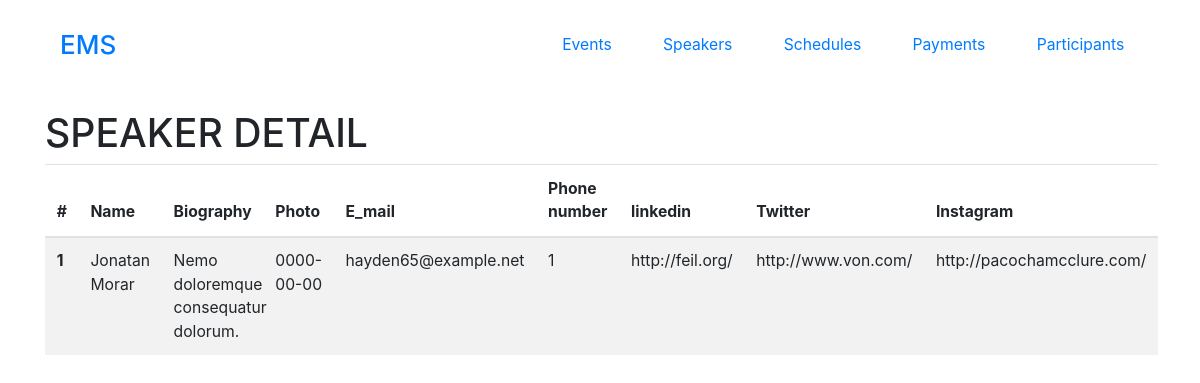
The page /speakers/Jonatan Morar/ on the database its author committed.
### speaker/models.py (models this page shows, shortened)
class Speaker(models.Model):
    name = models.CharField(max_length=150)
    biography = models.TextField()
    photo = models.ImageField(upload_to='speaker/logo/', blank=True)
    email = models.EmailField()
    phone_number = models.CharField(max_length=20)
    linkedin = models.URLField(blank=True, null=True)
    twitter = models.URLField(blank=True, null=True)
    instagram = models.URLField(blank=True, null=True)

### speaker/views.py (the view)
# urls.py: path('<str:name>/', views.speaker_detail, name='')
def speaker_detail( request, name):
        speaker = Speaker.objects.get(name=name)
        return render(request, 'speaker/speakerdetail.html', {'speaker': speaker})

### templates/speaker/speakerdetail.html (shortened to what this page needs)
{% extends 'base.html' %}
{%block content %}
<h1>SPEAKER DETAIL</h1>
<table class="table table-striped">
  <thead>
    <tr>
      <th scope="col">#</th>
      <th scope="col">Name</th>
      <th scope="col">Biography</th>
      <th scope="col">Photo</th>
      <th scope="col">E_mail</th>
      <th scope="col">Phone number</th>
      <th scope="col">linkedin</th>
      <th scope="col">Twitter</th>
      <th scope="col">Instagram</th>
    </tr>
  </thead>
  <tbody>
    <tr>
      <th scope="row">{{speaker.id}}</th>
      <td style="max-width: 300px">{{speaker.name}}</td>
      <td style="max-width: 100px">{{speaker.biography}}</td>
      <td>{{speaker.photo}}</td>
      <td>{{speaker.email}}</td>
      <td>{{speaker.phone_number}}</td>
      <td>{{speaker.linkedin}}</td>
      <td>{{speaker.twitter}}</td>
      <td>{{speaker.instagram}}</td>
    </tr>
  </tbody>
</table>
{% endblock content %}

### static/css/styles.css (style rules this page uses)
* { margin: 0; padding: 0; box-sizing: border-box; }
html { font-size: 98%; }

### rows shown on the page
Speaker: id "1", name "Jonatan Morar", biography "Nemo doloremque consequatur dolorum.", photo "0000-00-00", email "hayden65@example.net", phone_number "1", linkedin "http://feil.org/", twitter "http://www.von.com/", instagram "http://pacochamcclure.com/"
